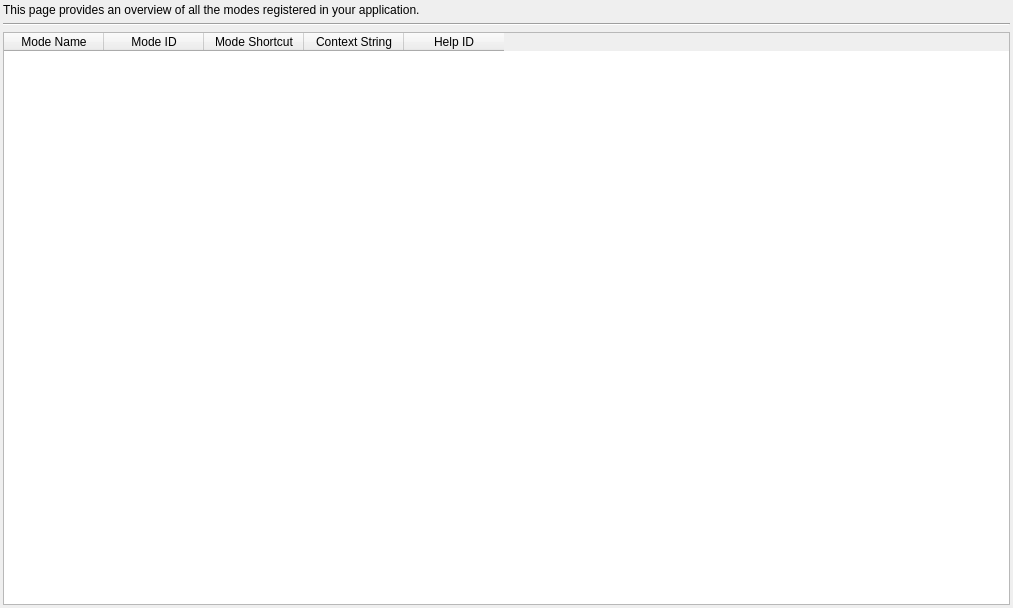
          <widget class="QWidget" name="pageModes">
           <property name="geometry">
            <rect>
             <x>0</x>
             <y>0</y>
             <width>1013</width>
             <height>608</height>
            </rect>
           </property>
           <attribute name="label">
            <string>Application Modes</string>
           </attribute>
           <layout class="QGridLayout" name="gridLayout_5">
            <property name="margin">
             <number>3</number>
            </property>
            <item row="0" column="0" colspan="2">
             <widget class="QLabel" name="label_11">
              <property name="text">
               <string>This page provides an overview of all the modes registered in your application.</string>
              </property>
              <property name="wordWrap">
               <bool>true</bool>
              </property>
             </widget>
            </item>
            <item row="1" column="0" colspan="2">
             <widget class="Line" name="line_4">
              <property name="orientation">
               <enum>Qt::Horizontal</enum>
              </property>
             </widget>
            </item>
            <item row="2" column="0" colspan="2">
             <widget class="QTableWidget" name="tableModes">
              <column>
               <property name="text">
                <string>Mode Name</string>
               </property>
              </column>
              <column>
               <property name="text">
                <string>Mode ID</string>
               </property>
              </column>
              <column>
               <property name="text">
                <string>Mode Shortcut</string>
               </property>
              </column>
              <column>
               <property name="text">
                <string>Context String</string>
               </property>
              </column>
              <column>
               <property name="text">
                <string>Help ID</string>
               </property>
              </column>
             </widget>
            </item>
           </layout>
          </widget>
